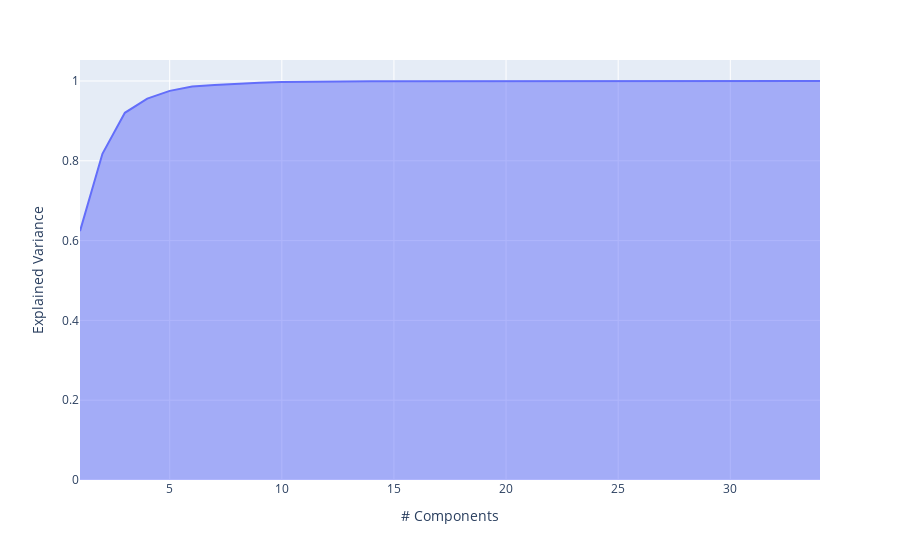

This figure's notebook cell:
### Code cell
elbow_method(X_move)

### Figure 1 — Plotly figure (JSON) as saved in the notebook; plotly's stock layout.template omitted (floating-point values rounded to 4 significant figures)
{"data": [{"fillpattern": {"shape": ""}, "hovertemplate": "# Components=%{x}<br>Explained Variance=%{y}<extra></extra>", "legendgroup": "", "line": {"color": "#636efa"}, "marker": {"symbol": "circle"}, "mode": "lines", "name": "", "orientation": "v", "showlegend": false, "stackgroup": "1", "x": [1, 2, 3, 4, 5, 6, 7, 8, 9, 10, 11, 12, 13, 14, 15, 16, 17, 18, 19, 20, 21, 22, 23, 24, 25, 26, 27, 28, 29, 30, 31, 32, 33, 34], "xaxis": "x", "y": [0.6238, 0.8176, 0.9203, 0.9561, 0.9752, 0.9863, 0.99, 0.9934, 0.9958, 0.9973, 0.9982, 0.9987, 0.999, 0.9993, 0.9994, 0.9995, 0.9996, 0.9997, 0.9997, 0.9998, 0.9998, 0.9999, 0.9999, 0.9999, 0.9999, 1.0, 1.0, 1.0, 1.0, 1.0, 1.0, 1.0, 1.0, 1.0], "yaxis": "y", "type": "scatter"}], "layout": {"xaxis": {"anchor": "y", "domain": [0.0, 1.0], "title": {"text": "# Components"}}, "yaxis": {"anchor": "x", "domain": [0.0, 1.0], "title": {"text": "Explained Variance"}}, "legend": {"tracegroupgap": 0}, "margin": {"t": 60}}}
